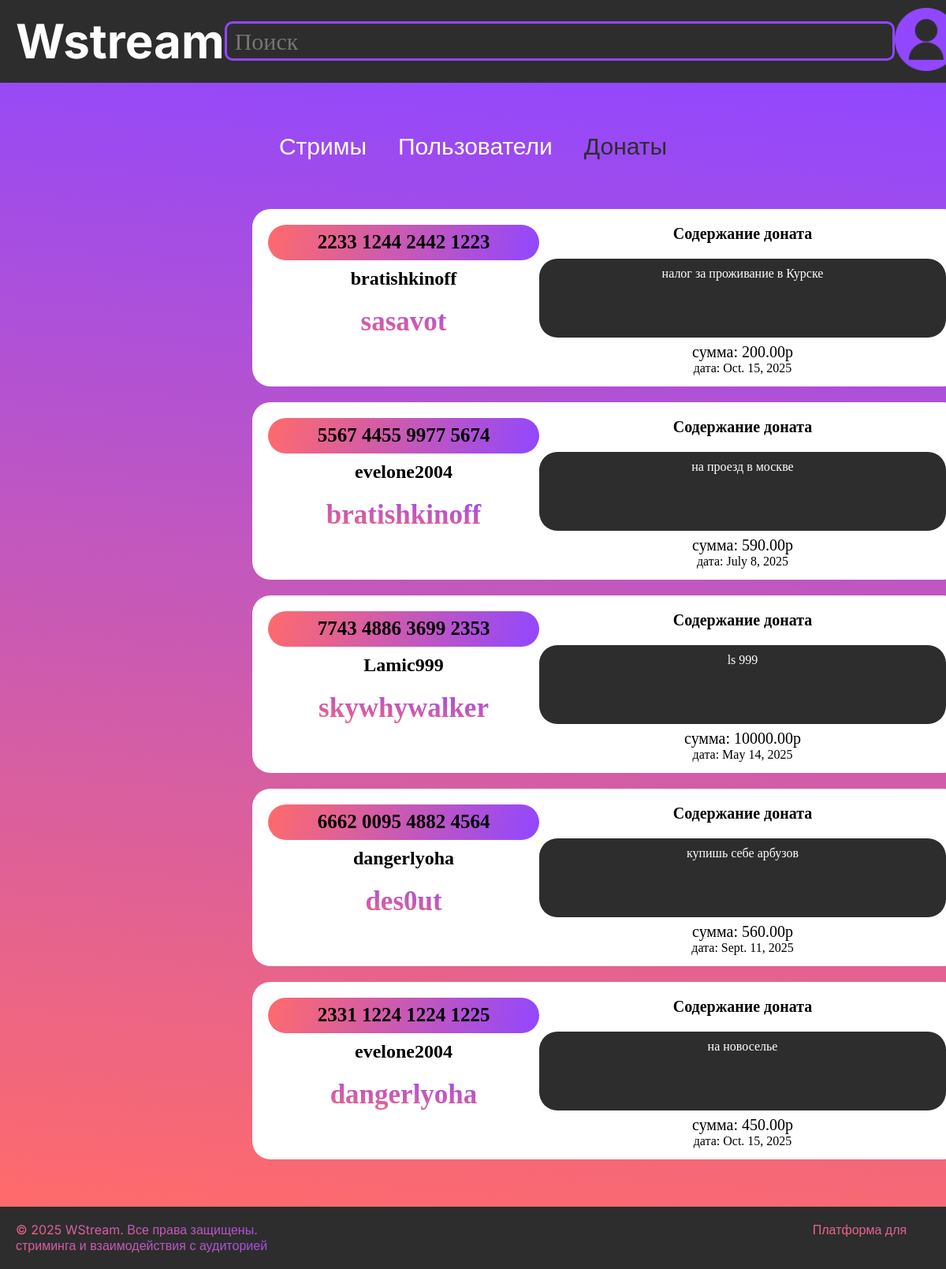
The page /Donations/ on the database its author committed.
### first_app/models.py (models this page shows, shortened)
class Donations(models.Model):
    amount = models.DecimalField(verbose_name='сумма', max_digits=7, decimal_places=2) #88888.00
    id_users_from = models.ForeignKey(Users, on_delete=models.SET_NULL, null=True, blank=True, related_name='two', verbose_name='Кто задонатил')
    id_users_to = models.ForeignKey(Users, on_delete=models.SET_NULL, null=True, blank=True, related_name='One', verbose_name='Кому задонатил')
    requisites = models.CharField('Реквизиты', max_length=24)
    content = models.TextField('Содержание доната', null=True, blank=True)
    date = models.DateField('Дата')
    class Meta:
        verbose_name = "Донат"
        verbose_name_plural = "Донаты"

class Users(models.Model):
    rol = [
    ("Админ", "Админ"),
    ("Модератор", "Модератор"),
    ("Обычный пользователь", "Обычный пользователь")
]
    user_name = models.CharField(verbose_name='имя пользователя', max_length=30)
    email = models.EmailField("Почта", max_length=100)
    hash_particle = models.CharField('Хэш', max_length=100)
    registration_date = models.DateField("Дата регистрации")
    avatar = models.ImageField('Автарка', upload_to='users_photos/', null=True, blank=True)
    nickname = models.CharField("Никнейм", max_length=50)
    roles = models.CharField('Роль', max_length=50, choices=rol)
    class Meta:
        verbose_name = "Пользователь"
        verbose_name_plural = "Пользователи"

### first_app/views.py (the view)
# urls.py: path('Donations/', page3, name='page3'),
def page3(request):
    donations = Donations.objects.all()
    search_history = request.session.get('search_history', [])
    return render(request, 'three.html', {
        'donations': donations,
        'search_history': search_history
    })

### first_app/templates/three.html
{% extends "main.html" %}
{% load static %}
{% block main %}
<div class="container">
    <section class="catalog">
        <ul class="filter-list">
            <li class="filter-item">
                <a class="link-filter" href="{% url 'page2' %}">
                    Стримы
                </a>
            </li>
            <li class="filter-item">
                <a class="link-filter" href="{% url 'page4' %}">
                    Пользователи
                </a>
            </li>
            <li class="filter-item">
                <a class="link-filter active" href="{% url 'page3' %}">
                    Донаты
                </a>
            </li>
        </ul>
    </section>
    <section class="donates">
        {% for donation in donations %}
        <div class="donate">
            <div class="number-name">
                <p class="recvizit">{{ donation.requisites }}</p>
                <h2 class="userss">{{ donation.id_users_from.nickname }}</h2>
                <h3 class="title-number-name">{{ donation.id_users_to.nickname }}</h3>
            </div>
            <div class="count-content">
                <p class="content-name">Содержание доната</p>
                <div class="strr">
                    <p class="contant">{{ donation.content|default:"Без сообщения" }}</p>
                </div>
                <p class="count">сумма: {{ donation.amount }}р</p>
                <p class="date">дата: {{ donation.date }}</p>
            </div>
        </div>
        {% empty %}
        <p>Донатов пока нет</p>
        {% endfor %}
    </section>
</div>
{% endblock %}

### first_app/static/css/stylees.css (style rules this page uses)
body { color: #ffffff; min-height: 100vh; }
* { margin: 0; box-sizing: border-box; }
a { text-decoration: none; color: #ffffff }
.container { max-width: 1500px; margin: 0 auto; }
.catalog { margin-bottom: 70px; }
.filter-list { display: flex; justify-content: center; margin-bottom: 20px; list-style: none; }
.filter-item { margin-right: 40px; font-size: 30px; line-height: 20px; font-family: "Inter", sans-serif; }
.active { color: #2d2d2d; }
.donates { display: flex; flex-direction: column; gap: 20px; padding-left: 320px; }
.donate { color: #000; background-color: #fff; width: 900px; height: 225px; padding: 20px; border-radius: 23px; display: flex; }
.number-name { width: 40%; }
.count-content { width: 60%; text-align: center; }
.recvizit { background: linear-gradient(285deg, #9147ff, #ff6b6b); border-radius: 23px; font-weight: 700; font-size: 25px; padding: 8px; margin-bottom: 10px; }
.title-number-name { font-size: 35px; background: linear-gradient(185deg, #9147ff, #ff6b6b); -webkit-background-clip: text; -webkit-text-fill-color: transparent; }
.userss { margin-bottom: 20px; }
.content-name { font-size: 20px; font-weight: 600; margin-bottom: 20px; display: flex; flex-direction: row; justify-content: center; }
.contant { border-radius: 23px; color: #fff; background-color: #2d2d2d; padding: 10px 50px; width: auto; height: 100px; margin: 0 auto; }
.count { margin-top: 7px; font-size: 20px; }

### rows shown on the page
Donations: requisites "2233 1244 2442 1223", id_users_from.nickname "bratishkinoff", id_users_to.nickname "sasavot", content "налог за проживание в Курске", amount "200.00", date "Oct. 15, 2025"
Donations: requisites "5567 4455 9977 5674", id_users_from.nickname "evelone2004", id_users_to.nickname "bratishkinoff", content "на проезд в москве", amount "590.00", date "July 8, 2025"
Donations: requisites "7743 4886 3699 2353", id_users_from.nickname "Lamic999", id_users_to.nickname "skywhywalker", content "ls 999", amount "10000.00", date "May 14, 2025"
Donations: requisites "6662 0095 4882 4564", id_users_from.nickname "dangerlyoha", id_users_to.nickname "des0ut", content "купишь себе арбузов", amount "560.00", date "Sept. 11, 2025"
Donations: requisites "2331 1224 1224 1225", id_users_from.nickname "evelone2004", id_users_to.nickname "dangerlyoha", content "на новоселье", amount "450.00", date "Oct. 15, 2025"
